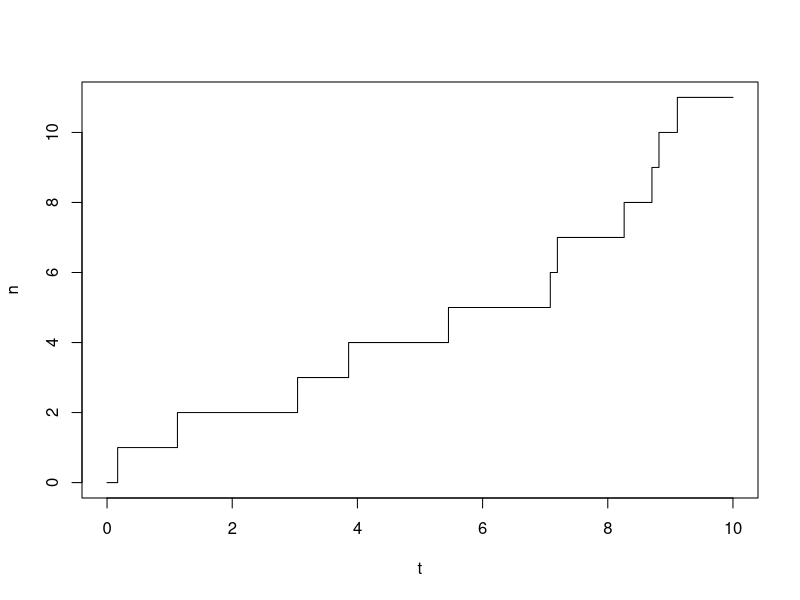

This figure's R source:
## ---- chunk 1
knitr::opts_chunk$set(echo = TRUE)
## ---- chunk 2
# Lambda rate for the poisson process
lambda= 0.8
## ---- chunk 3
set.seed(876)
T=10 # Maximum time of simulation
n_jumps=lambda*T
n = (0:n_jumps)
t = cumsum(c(0,rexp(n_jumps,lambda))) # creation of the jumps time array

# I want to simulate until time T

while (max(t) <= T){
  n = c(n, max(n)+1) # Increase the vector of counting arrivals
  t = c(t, max(t) + rexp(1,lambda)) # Increase the vector of jumps time by one simulation
}

# In case the last jump time is bigger than out wanted range up to T
if (max(t) > T){ # I force both the time and the count
  t[length(t)]=T
  n[length(n)]=n[length(t)]-1
}
plot(t, n, type="s")
